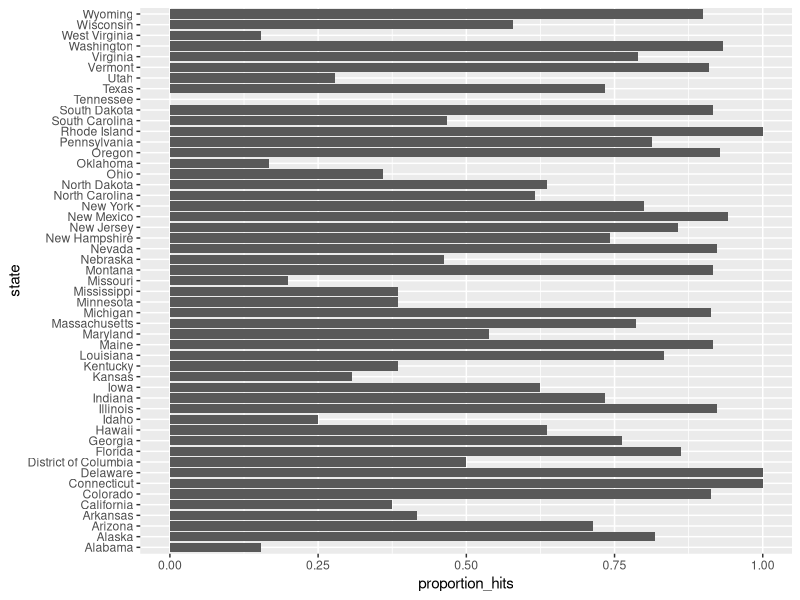

R code for this plot: (Note: this script raises an error after producing the figure.)
# Load the libraries and data
library(dplyr)
library(dslabs)
data("polls_us_election_2016")

# Create a table called `polls` that filters by  state, date, and reports the spread
polls <- polls_us_election_2016 %>% 
  filter(state != "U.S." & enddate >= "2016-10-31") %>% 
  mutate(spread = rawpoll_clinton/100 - rawpoll_trump/100)

head(polls)

# Create an object called `cis` that has the columns indicated in the instructions
cis <- polls %>% mutate(X_hat = (spread+1)/2,
                        se = 2*sqrt(X_hat*(1-X_hat)/samplesize), 
                        lower = spread - qnorm(0.975)*se,
                        upper = spread + qnorm(0.975)*se) %>%
  select(state, startdate, enddate, pollster, grade, spread, lower, upper)

# Add the actual results to the `cis` data set
add <- results_us_election_2016 %>%
  mutate(actual_spread = clinton/100 - trump/100) %>%
  select(state, actual_spread)

ci_data <- cis %>%
  mutate(state = as.character(state)) %>%
  left_join(add, by = "state")

hit <- ci_data %>%
  mutate(hit = (actual_spread >= lower & actual_spread <= upper))

p_hits <- hit %>% summarise(mean(hit))
p_hits

p_hits <- hit %>%
  group_by(pollster) %>%
  filter(n() >= 5) %>%
  summarize(grade = grade[1], n = n(), proportion_hits = mean(hit)) %>%
  arrange(desc(proportion_hits))

# The `cis` data have already been loaded for you
add <- results_us_election_2016 %>%
  mutate(actual_spread = clinton/100 - trump/100) %>%
  select(state, actual_spread)

ci_data <- cis %>%
  mutate(state = as.character(state)) %>%
  left_join(add, by = "state")

hit <- ci_data %>%
  mutate(hit = (actual_spread >= lower & actual_spread <= upper))

p_hits <- hit %>%
  group_by(state) %>%
  filter(n() >= 5) %>%
  summarize(n = n(), proportion_hits = mean(hit)) %>%
  arrange(desc(proportion_hits))

# The `p_hits` data have already been loaded for you. Use the `head` function to examine it.
head(p_hits)

# Make a barplot of the proportion of hits for each state
p_hits <- p_hits %>%
  arrange(proportion_hits)

library(ggplot2)
p_hits %>%
  ggplot(aes(state, proportion_hits)) +
  geom_bar(stat = "identity") +
  coord_flip()

# The `cis` data have already been loaded. Examine it using the `head` function.
head(cis)

# Create an object called `errors` that calculates the difference between the predicted and actual spread and indicates if the correct winner was predicted
cis <- mutate(errot = )
